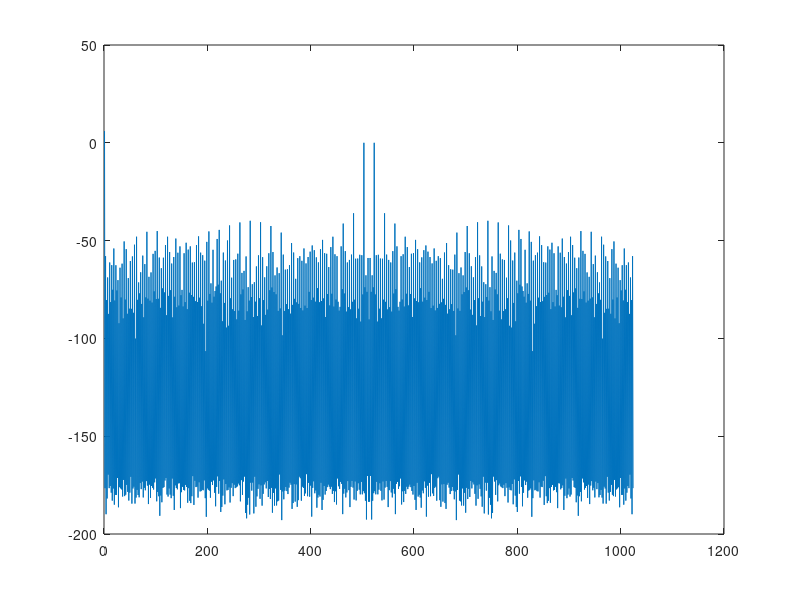
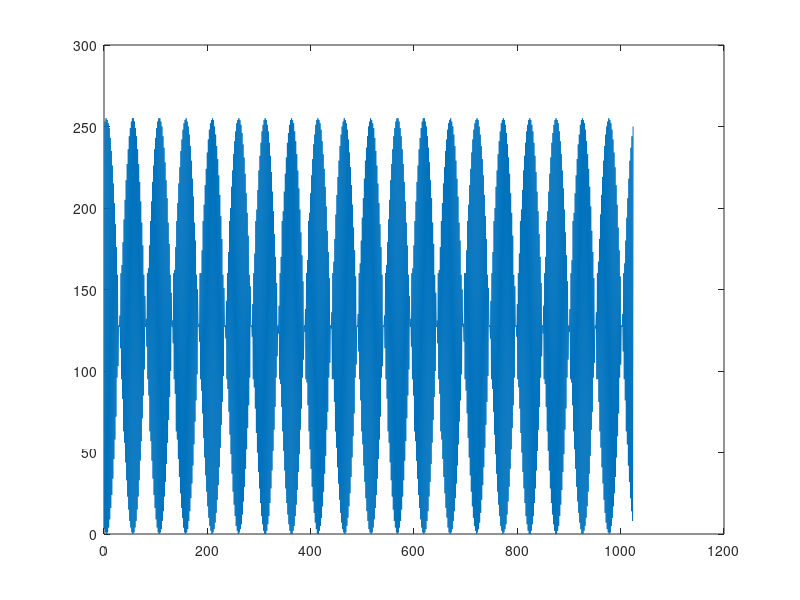

These charts were generated, in order, by the following MATLAB code:
s=csvread('data19M.csv');
vout=s(:,2)/1.8;

s=abs(fft(vout));

psig=s(503)^2+s(523)^2;
ptotal=sum(s.^2)-s(1)^2;
figure
plot(20*log10(s/s(503)));
figure
plot(vout);
sndr=10*log10(psig/(ptotal-psig));
ENOB = (sndr-1.76)/6.02;

s1=s;
s1(1)=0;
s1(503)=0;
s1(523)=0;
sfdr=20*log10(s(503)/max(s1));